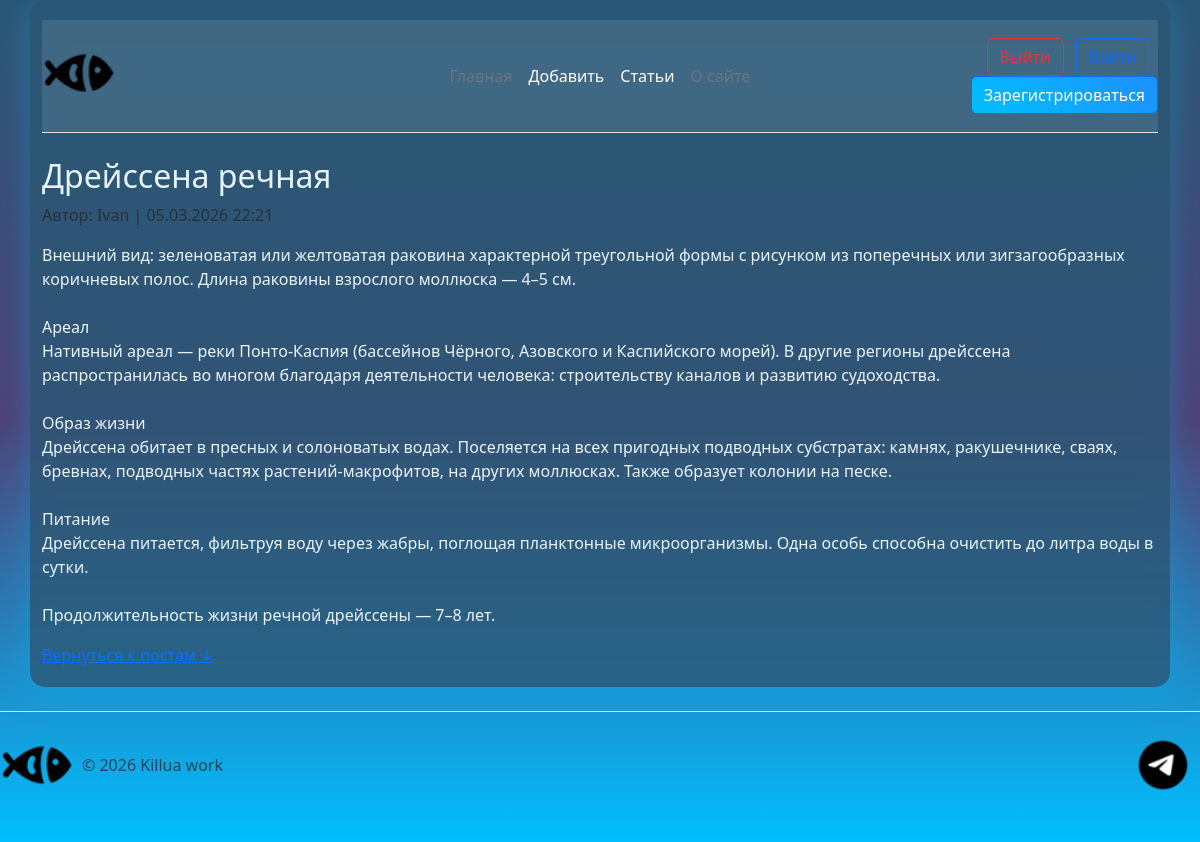
The page /one_post_page/3 on the database its author committed.
### app.py (models this page shows)
class Post(db.Model):
    id = db.Column(db.Integer, primary_key=True)
    date = db.Column(db.DateTime, default=datetime.now)
    title = db.Column(db.String(300), nullable=False)
    content = db.Column(db.Text, nullable=False)
    user_id = db.Column(db.Integer, db.ForeignKey('user.id'), nullable=False, index=True)

class User(db.Model):
    id = db.Column(db.Integer, primary_key=True)
    username = db.Column(db.Text, nullable=False)
    email = db.Column(db.Text, nullable=False)
    password = db.Column(db.Text, nullable=False)
    posts = db.relationship('Post', backref='author', lazy=True)

### app.py (the view)
@app.route("/one_post_page/<int:post_id>")
def one_post_page(post_id):
    post = Post.query.get_or_404(post_id)
    print(post_id)
    return render_template("one_post_page.html", post=post)

### templates/one_post_page.html (shortened to what this page needs)
{% extends "base.html" %}
{% block content %}
    <h2>{{ post.title }}</h2>
    <p class="text-muted">
        Автор: {{ post.author.username }} | {{ post.date.strftime('%d.%m.%Y %H:%M') }}
    </p>
    <p class="post-body">{{ post.content }}</p>
    <a href="{{ url_for('posts') }}">Вернуться к постам ↓</a>
{% endblock %}

### static/css/main.css (style rules this page uses)
body { background: linear-gradient(to bottom, #2b5876, #4e4376, #00BFFF); min-height: 100vh; color: white; }
body { font-family: system-ui, -apple-system, BlinkMacSystemFont, "Segoe UI", sans-serif; font-size: 16px; line-height: 1.6; color: #e9f3ff; }
h1, h2, h3 { color: #ffffff; }
.post-body { white-space: pre-wrap; }

### rows shown on the page
Post: title "Дрейссена речная", date "05.03.2026 22:21", content "Внешний вид: зеленоватая или желтоватая раковина характерной треугольной формы с рисунком из поперечных или зигзагообразных коричневых полос. Длина раковины взрослого моллюска — 4–5 см. Ареал Нативный ареал — реки Понто-Каспия (бассейнов Чёрного, Азовского и Каспийского морей). В другие регионы дрейссена распространилась во многом благодаря деятельности человека: строительству каналов и развитию судоходства. Образ жизни Дрейссена обитает в пресных и солоноватых водах. Поселяется на всех пригодных подводных субстратах: камнях, ракушечнике, сваях, бревнах, подводных частях растений-макрофитов, на других моллюсках. Также образует колонии на песке. Питание Дрейссена питается, фильтруя воду…"
User: author.username "Ivan"
